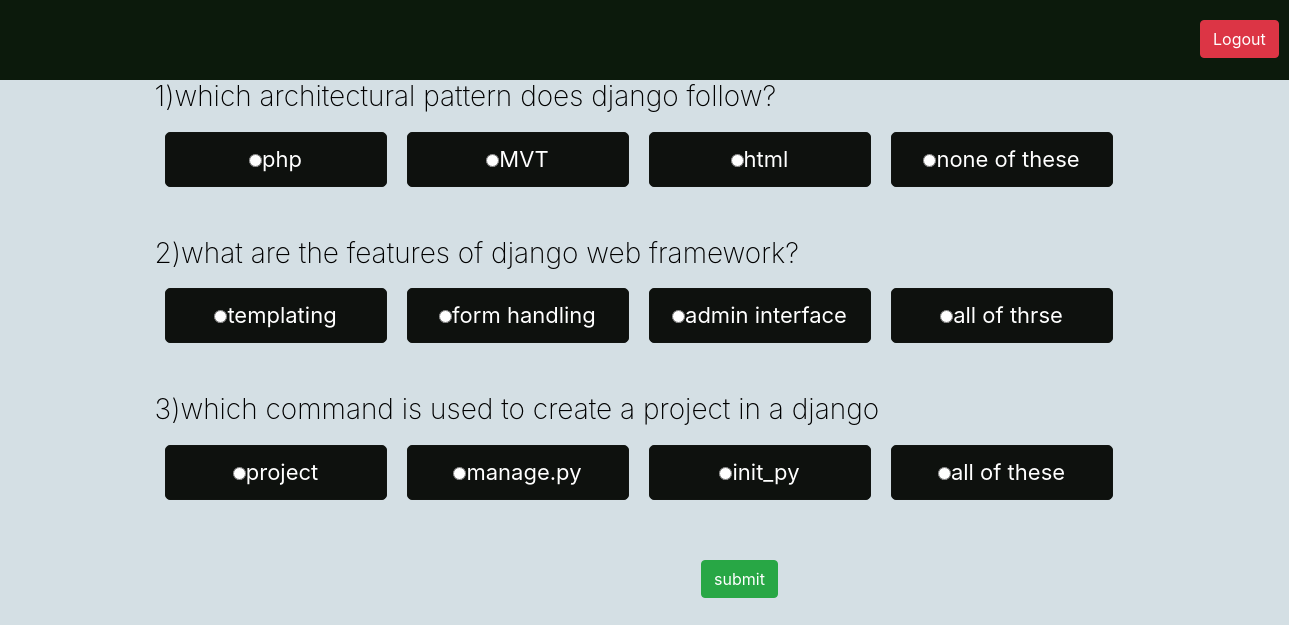
The app's page /quizdash/ (signed in) with its own data.
### quizappp/models.py (models this page shows, shortened)
class questions(models.Model):
     question=models.CharField(max_length=500,default='')
     opt1=models.CharField(max_length=200,default='')
     opt2=models.CharField(max_length=200,default='')
     opt3=models.CharField(max_length=200,default='')
     opt4=models.CharField(max_length=200,default='')
     ans=models.CharField(max_length=200,default='')

### quizappp/views.py (the view)
# urls.py: path('quizdash/',views.quizdash),
def quizdash(request):
    SessionId=request.session['id']
    user_display=user_register.objects.all().filter(id=SessionId)
    var=questions.objects.all()
    return render(request,'questions.html',{'var':var,'user_display':user_display})

### quizappp/templates/questions.html (shortened to what this page needs)
<!DOCTYPE html>
<html lang="en">
<head>
    <link rel="stylesheet" href="https://cdn.jsdelivr.net/npm/bootstrap@4.6.2/dist/css/bootstrap.min.css">
</head>
<div class="nav">
    <div class="nav2">
    <a href="/logout/"><button type="button" class="btn btn-danger">Logout</button></a>
    </div>
</div>
<body style="background-color: rgb(212, 223, 228);">
    <section class="view d-flex justify-content-center align-items-center">
    <div class="res">
    <form method="POST" action="/result/">
        {% for x in var %}
<div class=" form-group">
    <h3 for="question" style="font-weight:200;font: size 100px;color: black">{{forloop.counter}}){{x.question}}</h3>
<div class="grid-container">
    <div class="form-check form-check-inline">
   <div class="item1" style="color:rgb(255, 255, 255);font-size: 22px;">
    <input type="radio" name="{{x.question}}" value="option1" id="gridRadios1" required>{{x.opt1}}
</div>
<div class="item1" style="color:white;font-size: 22px;">
<input type="radio" name="{{x.question}}" value="option2" id="gridRadios2" required>{{x.opt2}}
</div>
<div class="item1" style="color:white;font-size: 22px;">
<input type="radio" name="{{x.question}}" value="option3" id="gridRadios3" required>{{x.opt3}}
</div>
<div class="item1" style="color:white;font-size: 22px;">
<input type="radio" name="{{x.question}}" value="option4" id="gridRadios4" required>{{x.opt4}}
</div>
</div>
</div><br>
</div>
{% endfor %}
<div class="login-inner">
    <button type="submit" class="btn btn-success">
        submit
    </button>
</div>
</div>
</section>
</body>
</html>

### quizappp/templates/questions.html (style rules this page uses)
* { margin:0; padding:0; box-sizing:border-box; }
.nav { background-color: rgb(12, 26, 12); height: 10vh; }
.nav2 { margin-left: 1200px; margin-top: 20px; }
.item1 { width: 200px; border: 15px solid rgb(17, 20, 17); padding: 10px; margin: 10px; background-color: rgb(14, 17, 14); border-radius: 5px; box-sizing: content-box; border-width: 1px; text-align: center; }
.login-inner { padding: 10px; margin-left: 190px; text-align: center; }

### records on screen
questions: question "which architectural pattern does django follow?", opt1 "php", opt2 "MVT", opt3 "html", opt4 "none of these"
questions: question "what are the features of django web framework?", opt1 "templating", opt2 "form handling", opt3 "admin interface", opt4 "all of thrse"
questions: question "which command is used to create a project in a django", opt1 "project", opt2 "manage.py", opt3 "init_py", opt4 "all of these"
